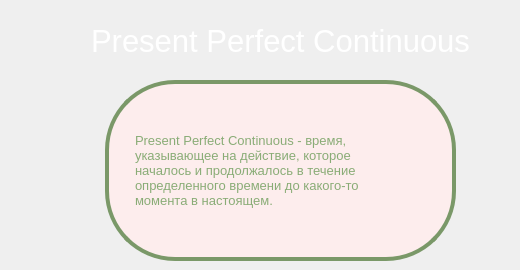
      <widget class="QWidget" name="page_22">
       <widget class="QLabel" name="label_72">
        <property name="geometry">
         <rect>
          <x>50</x>
          <y>20</y>
          <width>461</width>
          <height>41</height>
         </rect>
        </property>
        <property name="font">
         <font>
          <pointsize>23</pointsize>
         </font>
        </property>
        <property name="styleSheet">
         <string notr="true">color: rgb(255, 255, 255);</string>
        </property>
        <property name="text">
         <string>Present Perfect Continuous</string>
        </property>
        <property name="alignment">
         <set>Qt::AlignCenter</set>
        </property>
       </widget>
       <widget class="QLabel" name="label_104">
        <property name="geometry">
         <rect>
          <x>135</x>
          <y>110</y>
          <width>291</width>
          <height>121</height>
         </rect>
        </property>
        <property name="font">
         <font>
          <pointsize>10</pointsize>
         </font>
        </property>
        <property name="autoFillBackground">
         <bool>false</bool>
        </property>
        <property name="styleSheet">
         <string notr="true">color: rgb(137, 172, 118);
background-color: rgb(253,237,237);
border-radius: 20px;</string>
        </property>
        <property name="text">
         <string>Present Perfect Continuous - время, 
указывающее на действие, которое 
началось и продолжалось в течение 
определенного времени до какого-то 
момента в настоящем.</string>
        </property>
       </widget>
       <widget class="QLabel" name="label_105">
        <property name="geometry">
         <rect>
          <x>105</x>
          <y>80</y>
          <width>351</width>
          <height>181</height>
         </rect>
        </property>
        <property name="styleSheet">
         <string notr="true">color: rgb(134,115,161);
background-color: rgb(253,237,237);
border-radius: 70px; 
border: 4px solid rgb(122, 152, 104)
</string>
        </property>
        <property name="text">
         <string/>
        </property>
       </widget>
       <zorder>label_105</zorder>
       <zorder>label_72</zorder>
       <zorder>label_104</zorder>
      </widget>
